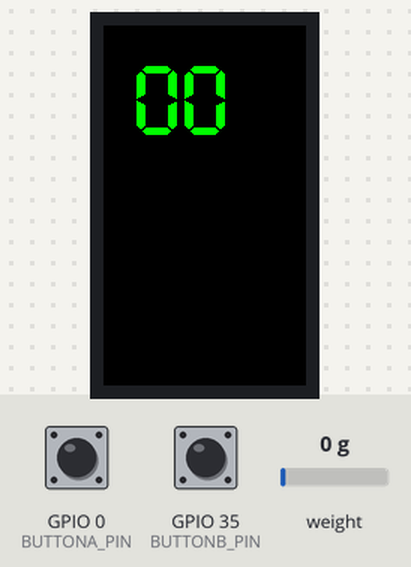
The sketch below on a simulated ESP32. On the bench: 135×240 colour display. The inputs (shaded band) are chosen by the test bench; at power-on: weight on the scale 0 g, GPIO 0 (BUTTONA_PIN) HIGH, GPIO 35 (BUTTONB_PIN) HIGH.

Above: at 2.4 s.
2.5 s: weight on the scale set to 2 g
At 3.15 s:
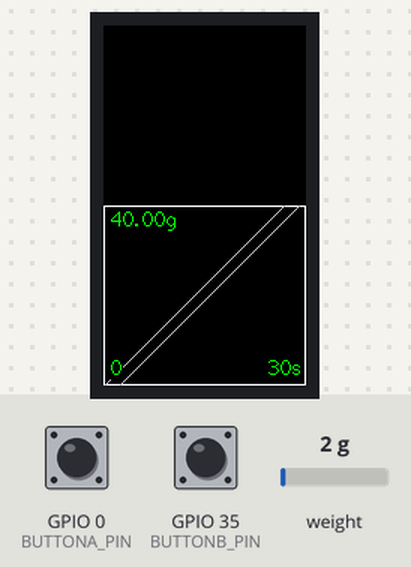
5.5 s: weight on the scale set to 100 g
At 6.5 s:
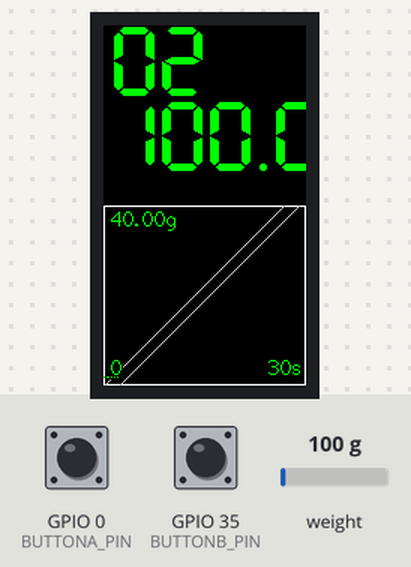
8.1 s: weight on the scale set to 10 g
At 16.4 s:
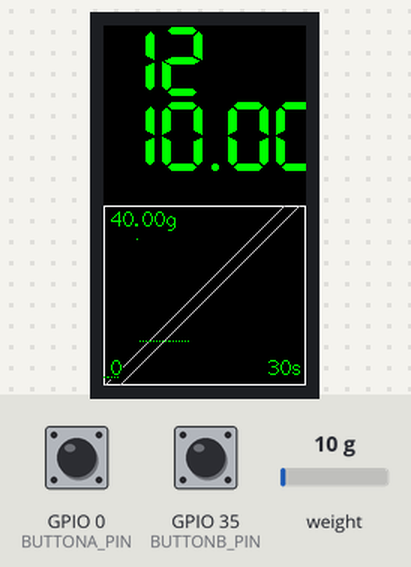
Timing chart, 0 to 17.9 s (numbered marks = the images above; inputs shaded):
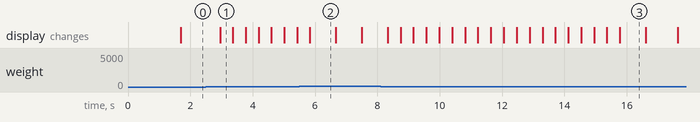

Measured:
- the behaviour switches between 0 and 1 g on weight on the scale (found by bisection; images 0 and 1)
- after the input at 2.5 s, the display: changes after 0.45 s (image 1)
- what the display in image 1 shows lasts 0.4 s, from 3.0 s to 3.4 s
- what the display in image 2 shows lasts 0.9 s, from 5.8 s to 6.7 s

The sketch:

marax_display.ino
```cpp
/*
 *
 * this script reads the serial port of the Lelit MaraX espresso machine and displays on a TTGO ESP32
 *
 *
 * Normal Mode:
 * display current HX temperature
 * display temp graph of last +-5 minutes
 *
 * Detail Mode:
 * display all stuff
 *
 * Debug mode:
 * invent values for if there's no serial data
 *
 * TTGO resolution: 135X240
 *
*/

/*

           // It reads a screen area and returns the RGB 8 bit colour values of each pixel
           // Set w and h to 1 to read 1 pixel's colour. The data buffer must be at least w * h * 3 bytes
  void     readRectRGB(int32_t x0, int32_t y0, int32_t w, int32_t h, uint8_t *data);

*/


// resolution of screen 135X240 ... resolution of our graph: XRES, YRES mapped to temp range LOWTEMP, HIGHTEMP
#define SCREENYRES 240
#define SCREENXRES 135
#define XRES 135
#define YRES 120
#define LOWTEMP 70
#define HIGHTEMP 110

#define WAIT 500

//chracter length of read string
#define LEN 24

//#define TFT_BL 4 // Display backlight control pin

#include <TFT_eSPI.h> // Graphics and font library for ST7735 driver chip
#include <SPI.h>


#include <Button2.h>
#define BUTTONA_PIN  0
#define BUTTONB_PIN  35
Button2 buttonA = Button2(BUTTONA_PIN);
Button2 buttonB = Button2(BUTTONB_PIN);

TFT_eSPI tft = TFT_eSPI();  // Invoke library, pins defined in User_Setup.h

// read data variable
unsigned long previousMillis = 0;
unsigned long previousMillisSerial = 0;
unsigned long currentMillis;
const int serialInterval = 400; //time to update read serial
const int interval = 3000; //time to update graph
char maraxstatus[30];
char ch;
char maraMode = 'X'; // C -offee or V -apour prio
int steamTempActual;
int steamTempTarget;
int hxTempActual;
int boostTime;
int heating = 0;
int i = 0;
int j = 0;
boolean debug = false;
boolean displayDetails = false;
int hxTemps[XRES];
int ypos;
int xpos;
int arrayOffset = 1;
String intstr;

/////////////////////////////////////////////
//scale using Loacell an HX711 amp
#include "HX711.h"
HX711 scale;
#define LOADCELL_DOUT_PIN  12
#define LOADCELL_SCK_PIN  13
#define LOADCELL_CALIBRATION_FACTOR 122.40
unsigned long previousMillisScale = 0;
unsigned long shotTimerMillis;
#define SCALE_INTERVAL 10000 //time to reset when nothing changes
float currentWeight; //scale.get_units() returns a float
float previousWeight = 0;
#define DAMPER 4
/////////////////////////////////////////////


void setup() {
  // display
  tft.init();
  tft.setRotation(0);
  tft.setTextSize(1);
  tft.fillScreen(TFT_BLACK);
  tft.setTextColor(TFT_GREEN, TFT_BLACK);

  // serial connection to MaraX
  Serial2.begin(9600, SERIAL_8N1, 25, 26); //9600 baud, using Pin 25 RX and 26 TX
  delay(100);

  // buttons
  buttonA.setClickHandler(buttonClick);
  buttonB.setClickHandler(buttonClick);


  // scale setup
  scale.begin(LOADCELL_DOUT_PIN, LOADCELL_SCK_PIN);
  scale.set_scale(LOADCELL_CALIBRATION_FACTOR); //This value is obtained by using the SparkFun_HX711_Calibration sketch
  scale.tare(); //Assuming there is no weight on the scale at start up, reset the scale to 0
}

void loop() {

  buttonA.loop();
  buttonB.loop();

  loopScale();

  loopSerial();

  loopDisplay();
}

void loopDisplay() {
  displayData();
}

void loopSerial() {
  // read serial info every time interval
  currentMillis = millis();
  if (currentMillis - previousMillisSerial >= serialInterval) {
    previousMillisSerial = currentMillis;
    if (debug) {
      strcpy(maraxstatus, "V1.99,199,111,099,0777,0");
    } else {
      readSerial();
    }
    // separate data from read serial string
    maraMode = maraxstatus[0];
    steamTempActual = atoi( &maraxstatus[6] );
    steamTempTarget = atoi( &maraxstatus[10] );
    hxTempActual = atoi( &maraxstatus[14] );
    boostTime = atoi( &maraxstatus[18] );
    heating = atoi( &maraxstatus[23] );
  }
}

void buttonClick(Button2& btn) {
  if (btn == buttonA) {
    if(millis()>1000) displayDetails = !displayDetails; //toggle details mode, but not at until 1s after startup
    tft.fillScreen(TFT_BLACK);
    delay(WAIT);
  }
  if (btn == buttonB) {
    if(millis()>1000) debug = !debug; //toggle debug mode, but not at until 1s after startup
    tft.fillScreen(TFT_BLACK);
    delay(WAIT);
  }
}

void readSerial(){
  // read the serial buffer
  while (Serial2.available()) {
    ch = Serial2.read();
    if ( (ch == 'C') || (ch == 'V')) {
      i = 0;
    }
    if (i < LEN) {
      maraxstatus[i] = ch;
      i = i + 1;
    }
    if (i >= LEN) {
      i = 0;
      break;
    }
  }

}

void displayData() {

  // inform always when in debug mode
  if (debug) tft.drawString("Debug Mode", 0, 210, 2);

  if (displayDetails) {
    xpos = 90;
    ypos = 0;
    //tft.fillScreen(TFT_BLACK);

    intstr = String(maraxstatus);
    tft.drawString(intstr, 0, 0, 2);
    ypos = ypos + 26;

    tft.drawString("Mode: ", 0, ypos, 4);
    tft.drawChar(maraMode, xpos, ypos, 4);
    ypos = ypos + 26;

    tft.drawString("Goal: ", 0, ypos, 4);
    intstr = String(steamTempTarget);
    tft.drawString(intstr, xpos, ypos, 4);
    ypos = ypos + 26;

    tft.drawString("Steam: ", 0, ypos, 4);
    intstr = String(steamTempActual);
    tft.drawString(intstr, xpos, ypos, 4);
    ypos = ypos + 26;

    tft.drawString("Hx: ", 0, ypos, 4);
    intstr = String(hxTempActual);
    tft.drawString(intstr, xpos, ypos, 4);
    ypos = ypos + 26;

    tft.drawString("Boost: ", 0, ypos, 4);
    intstr = String(boostTime);
    tft.drawString(intstr, xpos, ypos, 4);
    ypos = ypos + 26;

    tft.drawString("Heater: ", 0, ypos, 4);
    intstr = String(heating);
    tft.drawString(intstr, xpos, ypos, 4);
    ypos = ypos + 26;

    tft.drawString("Time: ", 0, ypos, 4);
    intstr = String(currentMillis / 1000);
    tft.drawString(intstr, xpos, ypos, 4);
    ypos = ypos + 26;

  }
  if (!displayDetails) { // when !displayDetails,we draw a nicer screen
    if (heating) {
      tft.setTextColor(TFT_RED, TFT_BLACK);
    }
    else {
      tft.setTextColor(TFT_GREEN, TFT_BLACK);
    }
    if (hxTempActual < 100) {
      intstr = "0" + String(hxTempActual); //add zero to keep it 3 digits
    } else {
      intstr = String(hxTempActual);
    }
    tft.drawString(intstr, 20, 26, 7);

    // update graph every time interval
    currentMillis = millis();
    if (currentMillis - previousMillis >= interval) {
      // save the last time update
      previousMillis = currentMillis;
      maraxDrawTempGraph(); //draw thing
    }
  }
}

void maraxDrawTempGraph() {
  hxTemps[arrayOffset] = hxTempActual;// get value and increase arrayOffset
  if ( arrayOffset >= XRES -1 ) {
    arrayOffset = 0;
  } else {
    arrayOffset++;
  }
  // for testing:
  if (debug) {
    for (i = 0; i < XRES; i++) {
      hxTemps[i] = (LOWTEMP + i % (HIGHTEMP - LOWTEMP)) ;
    }
    arrayOffset = 42; //random, i diced it
  }
  //draw array from 0 to XRES
  int graphYPposition = SCREENYRES - YRES; // to be at the bottom
  tft.fillRect(0, graphYPposition, XRES, YRES, TFT_BLACK);
  tft.drawRect(0, graphYPposition, XRES, YRES, TFT_WHITE);
  for (i = 0; i <= XRES; i++) {
    xpos = ( ( arrayOffset + i ) % ( XRES - 1) ); // shift and loop through array starting with with arrayOffset
    if (LOWTEMP < hxTemps[xpos] < HIGHTEMP) {
      ypos = graphYPposition + YRES - (YRES / (HIGHTEMP - LOWTEMP) * (hxTemps[xpos] - LOWTEMP)) ;
      //down to graph, down graph height, up temp value in px
      if (hxTemps[xpos] < 91) {
        for (j = ypos; j < (graphYPposition + YRES); j++) {
          tft.drawPixel(i, j, TFT_BLUE);
        }
      } else if (hxTemps[xpos] > 96) {
        for (j = ypos; j < (graphYPposition + YRES); j++) {
          tft.drawPixel(i, j, TFT_RED);
        }
      } else {
        for (j = ypos; j < (graphYPposition + YRES); j++) {
          tft.drawPixel(i, j, TFT_GREEN);
        }
      }
    }
  }
}

void loopScale() {
  currentMillis = millis();
  currentWeight = get_weight();
  if(currentWeight > 0.5) { //when theres more than xg weight
    previousMillisScale = currentMillis; //reset break timer
    scaleView();
    currentWeight = get_weight();
    if ( 10 < currentWeight && currentWeight < 60 ) { //when its a shot vs a glass vs a nudge
      delay(60000); // display shot graph for a minute
    }
    tft.fillScreen(TFT_BLACK);
    scale.tare();
  }

}

float get_weight(){
  currentWeight = 0;//reset
  for(i=0;i<DAMPER;i++) currentWeight += scale.get_units(); // add and ...
  currentWeight = currentWeight / float(DAMPER); // calc avg
  return currentWeight;
}

void scaleView() {

  previousWeight = -1;
  previousMillisScale = millis();
  shotTimerMillis = millis();

  tft.fillScreen(TFT_BLACK);
  // graph
  int maxShotTime = 30000; //30s
  float maxShotWeight = 40;
  int graphYPposition = SCREENYRES - YRES; // to be at the bottom
  tft.fillRect(0, graphYPposition, XRES, YRES, TFT_BLACK);
  tft.drawRect(0, graphYPposition, XRES, YRES, TFT_WHITE);
  int32_t x0 = 0;
  int32_t y0 = SCREENYRES;
  int32_t x1 = graphYPposition;
  int32_t y1 = graphYPposition;
  uint32_t tftColor = TFT_SILVER;
  tft.drawLine(x0,y0,x1,y1,tftColor);
  x0 += 10;
  x1 += 10;
  tft.drawLine(x0,y0,x1,y1,tftColor);
  int shotXpos = 0;
  int shotYpos = 0;
  tft.drawString(String(maxShotWeight) + "g", 5, (1+SCREENYRES-YRES), 2);
  tft.drawString("0", 5, 220, 2);
  tft.drawString(String(maxShotTime / 1000) + "s", 110, 220, 2);

  while(true) {
    currentMillis = millis();
    currentWeight = get_weight();
    if ( currentWeight < 0 ) currentWeight = 0;

    //  check interval when weight is added, reset timerstopping(break condition)
    if ( ( currentMillis - previousMillisScale ) > 500 && currentWeight - previousWeight > 0.5 ){
      previousMillisScale = currentMillis; //reset break timer
      previousWeight = currentWeight;
    }
    //  escape after weight is same for scaleInterval for xs
    if (currentMillis - previousMillisScale > SCALE_INTERVAL) {
      break; // exit loop
    }

    // draw time and weight
    xpos = 5;
    ypos = 0;

    intstr = String( (currentMillis - shotTimerMillis) / 1000 );
    if ( ( ( currentMillis - shotTimerMillis)  / 1000 ) < 10) {
      intstr = "0" + intstr; //add zero to keep it 2 digits
    }
    tft.drawString(intstr, xpos, ypos, 7);
    ypos = ypos + 50;

    intstr = String(currentWeight, 1);
    if ( currentWeight < 1 ) intstr = "0" + intstr;
    tft.drawString(intstr, xpos, ypos, 7);

    // plot time and weight
    // draw just ONE pixel - cheap version
    shotXpos = XRES * float( float( currentMillis - shotTimerMillis ) / maxShotTime );
    if ( shotXpos > XRES ) break;
    shotYpos =  SCREENYRES - ( float( currentWeight / maxShotWeight ) * YRES ); // SCREENYRES = display height
    tft.drawPixel(shotXpos, shotYpos, TFT_GREEN);

    //intstr = String(shotXpos) + " : " + String(shotYpos);
    //tft.drawString(intstr, 10, 180, 2);
  }
}
```
